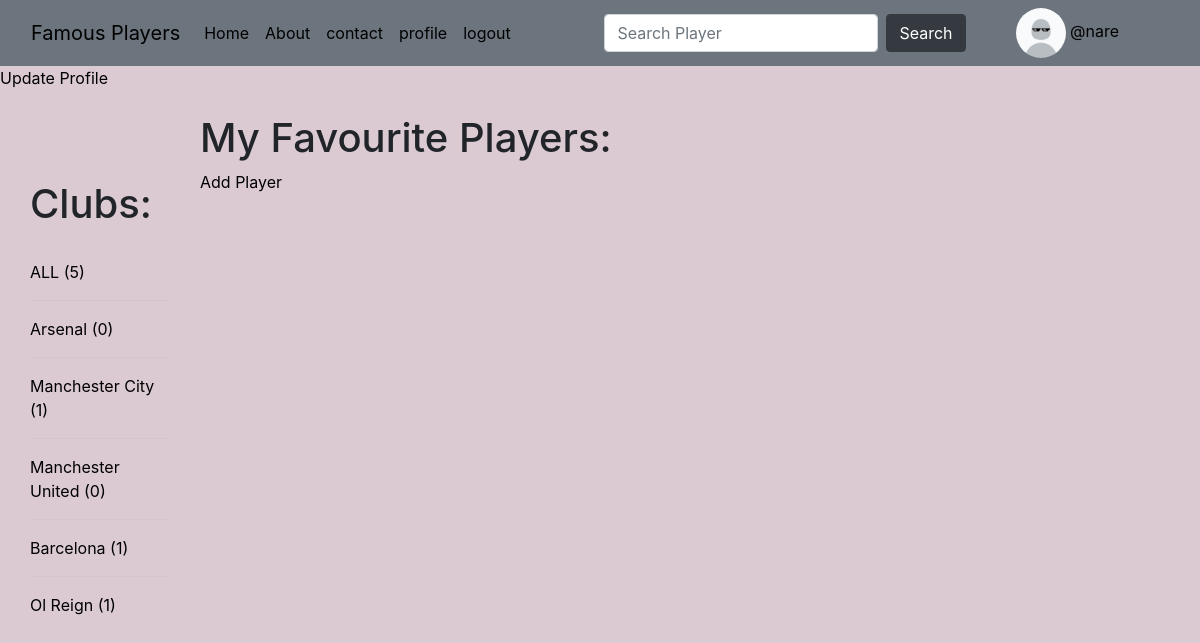
/profile/1/ (signed in), run on the app's committed database.
### base/models.py (models this page shows)
class User(AbstractUser):
        players = models.ManyToManyField(Player, blank=True, related_name="users")
        bio = models.TextField(null=True)
        avatar = models.ImageField(null=True, default='default.jpg')

class Club(models.Model):
        name=models.CharField(max_length=100)
        def __str__(self):
                return self.name

### base/views.py (the view)
# urls.py: path('profile/<str:pk>/', views.profile, name='profile'),
def profile(request, pk):
    user= User.objects.get(id=int(pk))
    p = request.GET.get("p") if request.GET.get('p') != None else ""
    players = user.players.filter(Q(first_name__icontains=p) | Q(last_name__icontains=p) | Q(nation__name__icontains=p) | Q(club__name__icontains=p))
    clubs = Club.objects.all()
    heading="My Favourite Players:"
    context={"players":players, "user":user, "heading":heading, "clubs":clubs}
    return render(request, 'base/profile.html',context)

### base/templates/base/profile.html (shortened to what this page needs)
{% extends 'main.html' %}
{% block content %}
  <a href="{% url 'update_user' %}">Update Profile</a>
  {% include 'base/players.html' %}
{% endblock %}

### templates/main.html (shortened to what this page needs)
<!DOCTYPE html>
<html lang="en">
    <head>
           {% load static %}
        <link href="https://cdn.jsdelivr.net/npm/bootstrap@5.3.3/dist/css/bootstrap.min.css" rel="stylesheet">
        <link href="{% static 'styles/styles.css' %}" rel="stylesheet">
    </head>
    <body>
    {% include 'navbar.html' %}
    {% block content %}
    {% endblock %}
    </body>
</html>

### templates/navbar.html (shortened to what this page needs)
  <nav class="navbar navbar-expand-lg bg-secondary">
  <div class="container-fluid">
    <a class="navbar-brand" href="{% url 'home' %}">Famous Players</a>
    <div class="collapse navbar-collapse" id="navbarSupportedContent">
      <ul class="navbar-nav me-auto mb-2 mb-lg-0">
        <li class="nav-item">
          <a class="nav-link active" aria-current="page" href="{% url 'home' %}">Home</a>
        </li>
        <li class="nav-item">
          <a class="nav-link active" aria-current="page" href="{% url 'about' %}">About</a>
        </li>
        <li class="nav-item">
          <a class="nav-link active" aria-current="page" href="{% url 'contact' %}">contact</a>
        </li>
          {%if request.user.is_authenticated %}
           <li class="nav-item">
            <a class="nav-link active" aria-current="page" href="{% url 'profile' request.user.id %}">profile</a>
          </li>
           <li class="nav-item">
            <a class="nav-link active" aria-current="page" href="{% url 'logout'  %}">logout</a>
          </li>
          {% else %}
         <li class="nav-item">
            <a class="nav-link active" aria-current="page" href="{% url 'login'  %}">login</a>
          </li>
          {%endif%}
      </ul>
      <form class="d-flex" role="search" action="">
        <input name="p" class="form-control me-2" type="search" placeholder="Search Player" aria-label="Search">
        <button class="btn btn-dark" type="submit">Search</button>
      </form>
      {% if request.user.is_authenticated %}
        <div style="margin:0px 50px; ">
            <a href="{% url 'profile' request.user.id %}">
                <div>
                    <img src="{{ request.user.avatar.url }}" width="50px" height="50px" style="border-radius:50%;">
                    @{{ request.user.username}}
                </div>
            </a>
        </div>
      {% endif %}
    </div>
  </div>
</nav>

### base/templates/base/players.html (shortened to what this page needs)
<!DOCTYPE html>
<html>
<head>
    <link rel="stylesheet" href="https://maxcdn.bootstrapcdn.com/bootstrap/4.5.2/css/bootstrap.min.css">
</head>
<body>
<div class="home_container">
    <div class="clubs">
        <h1>Clubs:</h1>
        <br>
        <a href="{{ request.path }}">ALL ({{ clubs.count }})</a>
        {% for club in clubs %}
            <hr>
            <a href="{{ request.path }}?p={{ club.name }}">{{ club }} ({{ club.players.count }})</a>
        {% endfor %}
    </div>
    <div>
        <br>
        <div class="centered-content">
            <h1>{{ heading }}</h1>
        </div>
        <a href="{% url 'add' %}">Add Player</a>
        <br><br>
    </div>
</div>
</body>
</html>

### static/styles/styles.css (style rules this page uses)
body { background-color: #DBCAD2 ; }
a { text-decoration: none; color: black; }

### base/templates/base/players.html (style rules this page uses)
.home_container { display: grid; grid-template-columns: 1fr 5fr; }
.clubs { margin: 90px 30px; }
body { background-color: #DBCAD2; }
a { text-decoration: none; color: black; }

### data on the page
User: user.avatar (placeholder picture), user.username "nare"
Club: name "Arsenal", players.count "0"
Club: name "Manchester City", players.count "1"
Club: name "Manchester United", players.count "0"
Club: name "Barcelona", players.count "1"
Club: name "Ol Reign", players.count "1"

### other printed values
{{ clubs.count }} "5"
{{ heading }} "My Favourite Players:"
